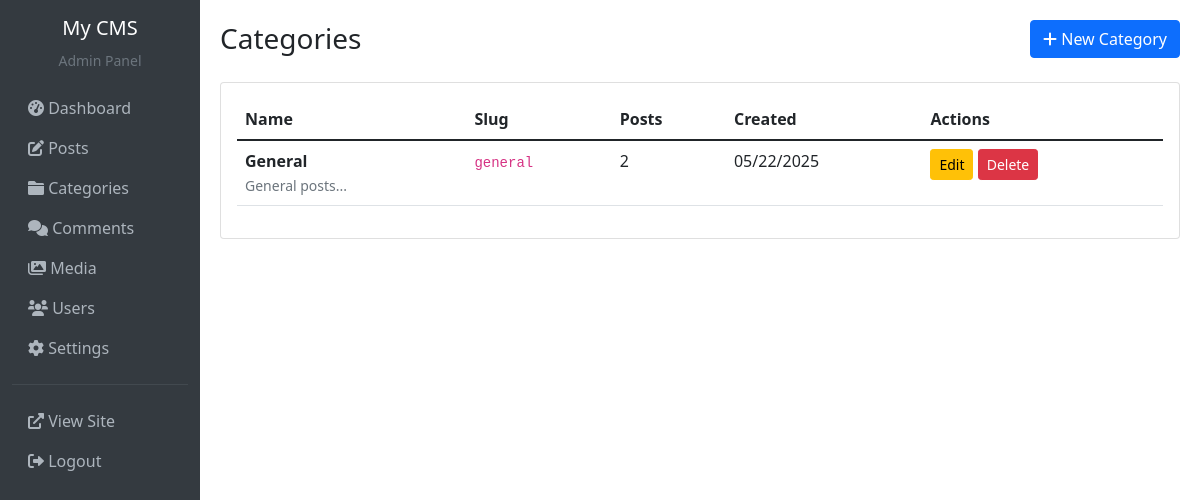
Page /admin/categories (signed in) on the committed database.
### app.py (models this page shows, shortened)
class Setting(db.Model):
    id = db.Column(db.Integer, primary_key=True)
    key = db.Column(db.String(100), unique=True, nullable=False)
    value = db.Column(db.Text)
    description = db.Column(db.Text)
    @staticmethod
    def get_setting(key, default=None):
        setting = Setting.query.filter_by(key=key).first()
        return setting.value if setting else default

class Category(db.Model):
    id = db.Column(db.Integer, primary_key=True)
    name = db.Column(db.String(100), unique=True, nullable=False)
    slug = db.Column(db.String(100), unique=True, nullable=False)
    description = db.Column(db.Text)
    created_at = db.Column(db.DateTime, default=datetime.utcnow)
    posts = db.relationship('Post', backref='category', lazy=True)

### app.py (the view)
@app.route('/admin/categories')
@login_required
@permission_required('edit_post')
def admin_categories():
    categories = Category.query.order_by(Category.name).all()
    return render_template('admin/categories.html', categories=categories)

### app.py (called while the page is built)
@login_manager.user_loader
def load_user(user_id):
    return User.query.get(int(user_id))

def permission_required(permission):
    def decorator(f):
        @wraps(f)
        def decorated_function(*args, **kwargs):
            if not current_user.is_authenticated or not current_user.has_permission(permission):
                abort(403)
            return f(*args, **kwargs)
        return decorated_function
    return decorator

@app.context_processor
def inject_site_settings():
    return {
        'site_title': Setting.get_setting('site_title', 'My CMS'),
        'site_description': Setting.get_setting('site_description', 'A powerful content management system'),
        'recent_posts': Post.query.filter_by(status='published').order_by(Post.published_at.desc()).limit(5).all(),
        'categories': Category.query.all()
    }

    def has_permission(self, permission):
        permissions = {
            'subscriber': ['read'],
            'author': ['read', 'create_post', 'edit_own_post'],
            'editor': ['read', 'create_post', 'edit_post', 'publish'],
            'admin': ['all']
        }
        user_perms = permissions.get(self.role, [])
        return permission in user_perms or 'all' in user_perms

### templates/admin/categories.html (shortened to what this page needs)
{% extends "admin/base.html" %}
{% block content %}
<div class="d-sm-flex align-items-center justify-content-between mb-4">
    <h1 class="h3 mb-0">Categories</h1>
    <a href="{{ url_for('admin_category_new') }}" class="btn btn-primary">
        <i class="fas fa-plus"></i> New Category
    </a>
</div>
<div class="card">
    <div class="card-body">
        {% if categories %}
        <div class="table-responsive">
            <table class="table table-hover">
                <thead>
                    <tr>
                        <th>Name</th>
                        <th>Slug</th>
                        <th>Posts</th>
                        <th>Created</th>
                        <th>Actions</th>
                    </tr>
                </thead>
                <tbody>
                    {% for category in categories %}
                    <tr>
                        <td>
                            <strong>{{ category.name }}</strong>
                            {% if category.description %}
                            <br><small class="text-muted">{{ category.description[:100] }}...</small>
                            {% endif %}
                        </td>
                        <td><code>{{ category.slug }}</code></td>
                        <td>{{ category.posts|length }}</td>
                        <td>{{ category.created_at.strftime('%m/%d/%Y') }}</td>
                        <td>
                            <a href="{{ url_for('admin_category_edit', id=category.id) }}" class="btn btn-sm btn-warning">Edit</a>
                            <button onclick="deleteCategory({{ category.id }})" class="btn btn-sm btn-danger">Delete</button>
                        </td>
                    </tr>
                    {% endfor %}
                </tbody>
            </table>
        </div>
        {% else %}
            <p>No categories found.</p>
        {% endif %}
    </div>
</div>
{% endblock %}

### templates/admin/base.html (shortened to what this page needs)
<!DOCTYPE html>
<html lang="en">
<head>
    <link href="https://cdn.jsdelivr.net/npm/bootstrap@5.1.3/dist/css/bootstrap.min.css" rel="stylesheet">
    <link href="https://cdnjs.cloudflare.com/ajax/libs/font-awesome/6.0.0/css/all.min.css" rel="stylesheet">
</head>
<body>
    <div class="container-fluid">
        <div class="row">
            <nav class="col-md-2 d-md-block sidebar">
                <div class="position-sticky">
                    <div class="text-center py-3">
                        <h5 class="text-white">{{ site_title }}</h5>
                        <small class="text-muted">Admin Panel</small>
                    </div>
                    <ul class="nav flex-column">
                        <li class="nav-item">
                            <a class="nav-link" href="{{ url_for('admin_dashboard') }}">
                                <i class="fas fa-tachometer-alt"></i> Dashboard
                            </a>
                        </li>
                        <li class="nav-item">
                            <a class="nav-link" href="{{ url_for('admin_posts') }}">
                                <i class="fas fa-edit"></i> Posts
                            </a>
                        </li>
                        <li class="nav-item">
                            <a class="nav-link" href="{{ url_for('admin_categories') }}">
                                <i class="fas fa-folder"></i> Categories
                            </a>
                        </li>
                        <li class="nav-item">
                            <a class="nav-link" href="{{ url_for('admin_comments') }}">
                                <i class="fas fa-comments"></i> Comments
                            </a>
                        </li>
                        <li class="nav-item">
                            <a class="nav-link" href="{{ url_for('admin_media') }}">
                                <i class="fas fa-images"></i> Media
                            </a>
                        </li>
                        {% if current_user.has_permission('all') %}
                        <li class="nav-item">
                            <a class="nav-link" href="{{ url_for('admin_users') }}">
                                <i class="fas fa-users"></i> Users
                            </a>
                        </li>
                        <li class="nav-item">
                            <a class="nav-link" href="{{ url_for('admin_settings') }}">
                                <i class="fas fa-cog"></i> Settings
                            </a>
                        </li>
                        {% endif %}
                        <hr class="text-muted">
                        <li class="nav-item">
                            <a class="nav-link" href="{{ url_for('index') }}" target="_blank">
                                <i class="fas fa-external-link-alt"></i> View Site
                            </a>
                        </li>
                        <li class="nav-item">
                            <a class="nav-link" href="{{ url_for('logout') }}">
                                <i class="fas fa-sign-out-alt"></i> Logout
                            </a>
                        </li>
                    </ul>
                </div>
            </nav>
            <main class="col-md-10 ms-sm-auto main-content">
                {% block content %}{% endblock %}
            </main>
        </div>
    </div>
</body>
</html>

### templates/admin/base.html (style rules this page uses)
.sidebar { min-height: 100vh; background-color: #343a40; }
.sidebar .nav-link { color: #adb5bd; }
.main-content { padding: 20px; }

### rows in the picture
Setting: value "My CMS"
Category: name "General", description "General posts", slug "general", posts|length "2", created_at "05/22/2025"
